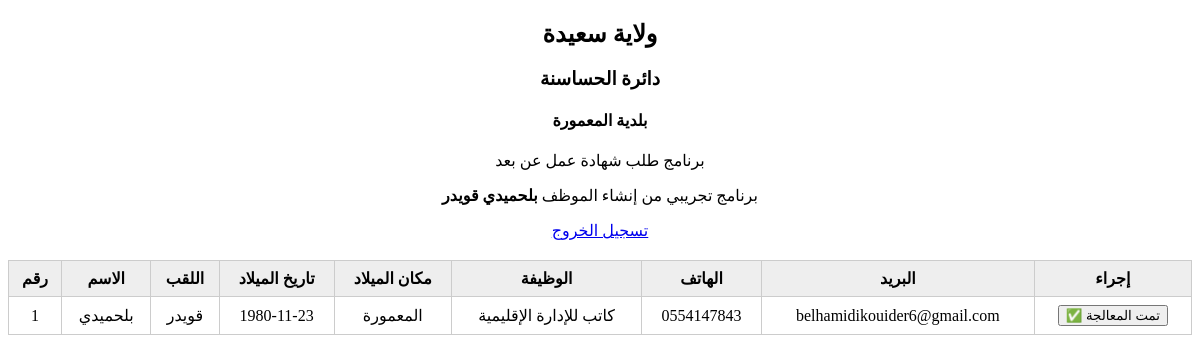
Before: /admin (signed in) with the older database file.
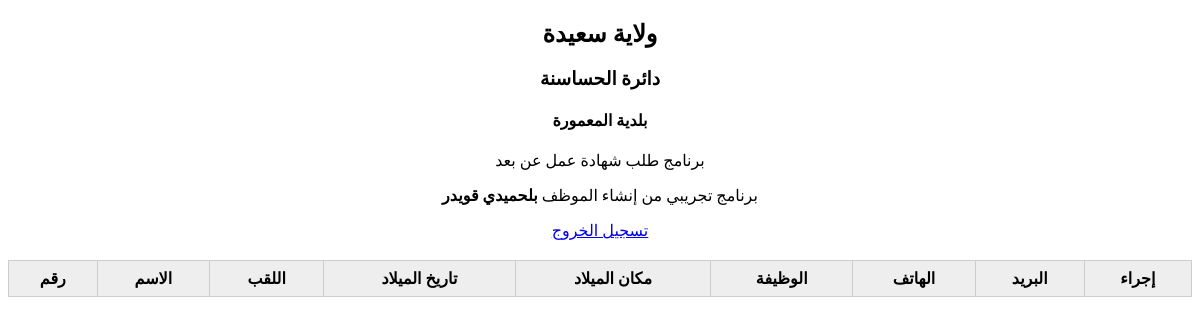
After: the same page with the newer database file.
### tables this page shows
CREATE TABLE requests (
                id INTEGER PRIMARY KEY AUTOINCREMENT,
                first_name TEXT,
                last_name TEXT,
                birth_date TEXT,
                birth_place TEXT,
                father_name TEXT,
                mother_name TEXT,
                position TEXT,
                phone TEXT,
                email TEXT
            );

### app.py (the view)
@app.route('/admin')
def admin():
    if not session.get('logged_in'):
        return redirect(url_for('login'))
    conn = sqlite3.connect('requests.db')
    c = conn.cursor()
    c.execute('SELECT * FROM requests')
    requests_data = c.fetchall()
    conn.close()
    return render_template('admin.html', requests=requests_data)

### templates/admin.html (shortened to what this page needs)
<!DOCTYPE html>
<html lang="ar">
<head>
</head>
<body>
    <div class="header">
        <h2>ولاية سعيدة</h2>
        <h3>دائرة الحساسنة</h3>
        <h4>بلدية المعمورة</h4>
        <p>برنامج طلب شهادة عمل عن بعد</p>
        <p>برنامج تجريبي من إنشاء الموظف <strong>بلحميدي قويدر</strong></p>
        <a href="{{ url_for('logout') }}">تسجيل الخروج</a>
    </div>
    <table>
        <thead>
            <tr>
                <th>رقم</th>
                <th>الاسم</th>
                <th>اللقب</th>
                <th>تاريخ الميلاد</th>
                <th>مكان الميلاد</th>
                <th>الوظيفة</th>
                <th>الهاتف</th>
                <th>البريد</th>
                <th>إجراء</th>
            </tr>
        </thead>
        <tbody>
            {% for req in requests %}
            <tr>
                <td>{{ req[0] }}</td>
                <td>{{ req[1] }}</td>
                <td>{{ req[2] }}</td>
                <td>{{ req[3] }}</td>
                <td>{{ req[4] }}</td>
                <td>{{ req[7] }}</td>
                <td>{{ req[8] }}</td>
                <td>{{ req[9] }}</td>
                <td>
                    <form action="{{ url_for('delete_request', request_id=req[0]) }}" method="post" onsubmit="return confirm('هل أنت متأكد أنك عالجت هذا الطلب؟');">
                        <button type="submit">✅ تمت المعالجة</button>
                    </form>
                </td>
            </tr>
            {% endfor %}
        </tbody>
    </table>
</body>
</html>

### templates/admin.html (style rules this page uses)
table { width: 100%; border-collapse: collapse; margin-top: 20px; }
th, td { border: 1px solid #ccc; padding: 8px; text-align: center; }
th { background: #eee; }
.header { text-align: center; }

Changed rows visible on the page:
removed requests: id "1", first_name "بلحميدي", last_name "قويدر", birth_date "1980-11-23", birth_place "المعمورة", position "كاتب للإدارة الإقليمية", phone "0554147843", email "belhamidikouider6@gmail.com"
